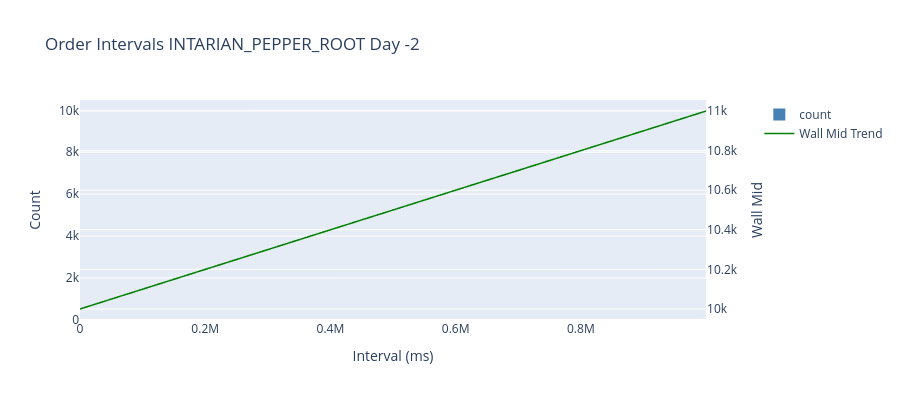
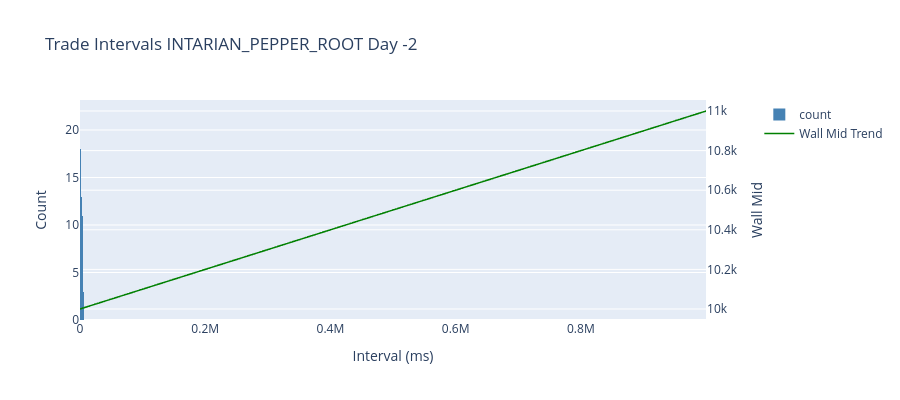

Notebook source saved alongside these figures, in order:
### Markdown cell above
## Step 7: 订单间隔 / 成交间隔分布

### Code cell
order_intervals = order_interval_distribution(
    prices_long,
    product=PRODUCT,
    day=DAY,
    min_order_volume=MIN_ORDER_VOLUME if FILTER_BY_VOLUME else None,
)
trade_intervals = trade_interval_distribution(
    trades,
    product=PRODUCT,
    day=DAY,
    min_trade_quantity=MIN_TRADE_QUANTITY if FILTER_BY_VOLUME else None,
)

print(f"Order intervals count: {order_intervals.height}, mean={order_intervals['interval_ms'].mean() if order_intervals.height else 'NA'}")
print(f"Trade intervals count: {trade_intervals.height}, mean={trade_intervals['interval_ms'].mean() if trade_intervals.height else 'NA'}")

wm_overlay = wall_mid_df.filter(pl.col('product') == PRODUCT)
if DAY is not None and 'day' in wm_overlay.columns:
    wm_overlay = wm_overlay.filter(pl.col('day') == DAY)

fig_o = plot_interval_distribution(
    order_intervals,
    title=f"Order Intervals {PRODUCT} Day {DAY}",
    wall_mid_df=wm_overlay.select(['timestamp', 'wall_mid']),
)
fig_o.show()

fig_t = plot_interval_distribution(
    trade_intervals,
    title=f"Trade Intervals {PRODUCT} Day {DAY}",
    wall_mid_df=wm_overlay.select(['timestamp', 'wall_mid']),
)
fig_t.show()

### Figure 1 — Plotly figure (JSON) as saved in the notebook; plotly's stock layout.template omitted (floating-point values rounded to 4 significant figures; data arrays with more than 128 entries replaced by an {"elided": "..."} marker saying what was removed)
{"data": [{"marker": {"color": "steelblue"}, "name": "count", "nbinsx": 80, "type": "histogram", "x": {"elided": "9983 int values"}, "xaxis": "x", "yaxis": "y"}, {"line": {"color": "green", "width": 1.5}, "mode": "lines", "name": "Wall Mid Trend", "type": "scatter", "x": {"elided": "10000 int values"}, "xaxis": "x", "y": {"elided": "10000 int values"}, "yaxis": "y2"}], "layout": {"height": 400, "title": {"text": "Order Intervals INTARIAN_PEPPER_ROOT Day -2"}, "xaxis": {"anchor": "y", "domain": [0, 0.94], "title": {"text": "Interval (ms)"}}, "yaxis": {"anchor": "x", "domain": [0, 1], "title": {"text": "Count"}}, "yaxis2": {"anchor": "x", "overlaying": "y", "side": "right", "title": {"text": "Wall Mid"}}}}

### Figure 2 — Plotly figure (JSON) as saved in the notebook; plotly's stock layout.template omitted (floating-point values rounded to 4 significant figures; data arrays with more than 128 entries replaced by an {"elided": "..."} marker saying what was removed)
{"data": [{"marker": {"color": "steelblue"}, "name": "count", "nbinsx": 80, "type": "histogram", "x": {"elided": "341 int values"}, "xaxis": "x", "yaxis": "y"}, {"line": {"color": "green", "width": 1.5}, "mode": "lines", "name": "Wall Mid Trend", "type": "scatter", "x": {"elided": "10000 int values"}, "xaxis": "x", "y": {"elided": "10000 int values"}, "yaxis": "y2"}], "layout": {"height": 400, "title": {"text": "Trade Intervals INTARIAN_PEPPER_ROOT Day -2"}, "xaxis": {"anchor": "y", "domain": [0, 0.94], "title": {"text": "Interval (ms)"}}, "yaxis": {"anchor": "x", "domain": [0, 1], "title": {"text": "Count"}}, "yaxis2": {"anchor": "x", "overlaying": "y", "side": "right", "title": {"text": "Wall Mid"}}}}
